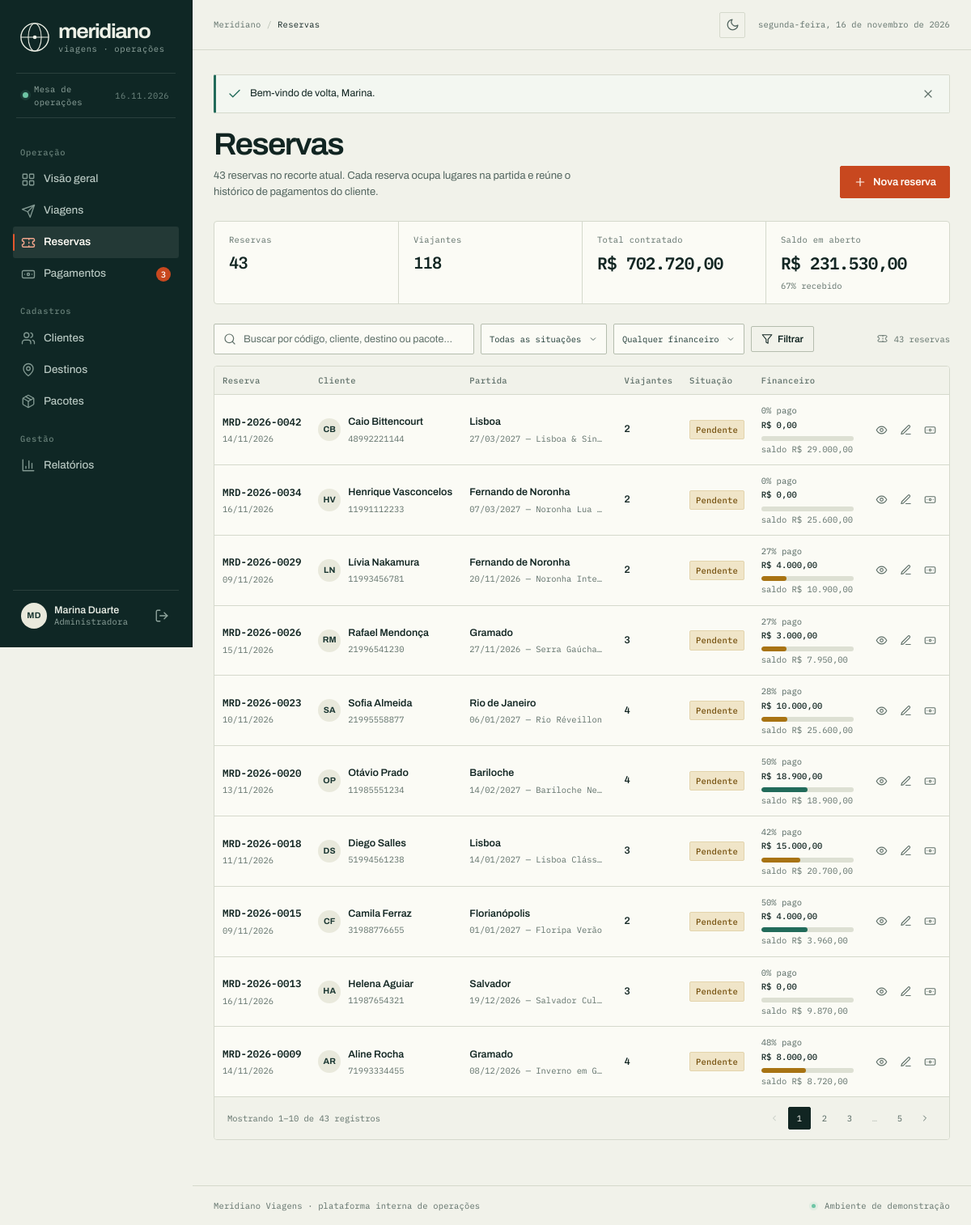
The page /index.php?r=reservas (signed in) on the database its author committed.
### tables this page shows
CREATE TABLE reservas (
  id             INT UNSIGNED AUTO_INCREMENT PRIMARY KEY,
  codigo         VARCHAR(24) NOT NULL UNIQUE,
  cliente_id     INT UNSIGNED NOT NULL,
  viagem_id      INT UNSIGNED NOT NULL,
  data_reserva   DATE NOT NULL,
  viajantes      TINYINT UNSIGNED NOT NULL DEFAULT 1,
  valor_total    DECIMAL(10,2) NOT NULL,
  status         ENUM('pendente', 'confirmada', 'cancelada') NOT NULL DEFAULT 'pendente',
  observacoes    TEXT NULL,
  criado_em      TIMESTAMP NOT NULL DEFAULT CURRENT_TIMESTAMP,
  CONSTRAINT fk_reservas_cliente FOREIGN KEY (cliente_id)
    REFERENCES clientes (id) ON UPDATE CASCADE ON DELETE RESTRICT,
  CONSTRAINT fk_reservas_viagem FOREIGN KEY (viagem_id)
    REFERENCES viagens (id) ON UPDATE CASCADE ON DELETE RESTRICT,
  INDEX idx_reservas_viagem (viagem_id),
  INDEX idx_reservas_cliente (cliente_id),
  INDEX idx_reservas_status (status)
);

### app/helpers.php (called while the page is built, shortened)
<?php
function e(mixed $value): string
{
    return htmlspecialchars((string) $value, ENT_QUOTES | ENT_SUBSTITUTE, 'UTF-8');
}
function base_url(): string
{
    $script = str_replace('\\', '/', $_SERVER['SCRIPT_NAME'] ?? '/index.php');
    $base = rtrim(dirname($script), '/.');
    return $base === '/' ? '' : $base;
}
function url(string $rota = 'dashboard', array $params = []): string
{
    $params = array_merge(['r' => $rota], $params);
    return base_url() . '/index.php?' . http_build_query($params);
}
function query(string $campo, mixed $default = ''): mixed
{
    $valor = $_GET[$campo] ?? $default;
    return is_string($valor) ? trim($valor) : $valor;
}
function pagina_atual(): int
{
    return max(1, (int) ($_GET['pagina'] ?? 1));
}
function render(string $view, array $dados = [], string $layout = 'layout'): void
{
    $arquivo = VIEWS_PATH . '/' . $view . '.php';
    extract($dados, EXTR_SKIP);
    include $arquivo;
}
function money(float|int|string|null $valor): string
{
    $numero = (float) ($valor ?? 0);
    $formatado = number_format(abs($numero), 2, ',', '.');
    return ($numero < 0 ? '−' : '') . 'R$ ' . $formatado;
}
function data_br(?string $data): string
{
    $dt = DateTimeImmutable::createFromFormat('!Y-m-d', substr($data, 0, 10));
    return $dt ? $dt->format('d/m/Y') : '—';
}
function iniciais(?string $nome): string
{
    $partes = preg_split('/\s+/', trim((string) $nome)) ?: [];
    $partes = array_values(array_filter($partes));
    $primeira = mb_substr($partes[0], 0, 1);
    $ultima = count($partes) > 1 ? mb_substr(end($partes), 0, 1) : '';
    return mb_strtoupper($primeira . $ultima);
}
function status_reserva_label(string $status): string
{
    return [
        'pendente'  => 'Pendente',
        'confirmada' => 'Confirmada',
        'cancelada' => 'Cancelada',
    ][$status] ?? ucfirst($status);
}
function badge_tom(string $status): string
{
    return match ($status) {
        'confirmada', 'pago', 'concluida' => 'success',
        'pendente', 'em_andamento', 'planejada' => 'warning',
        'cancelada', 'estornado' => 'danger',
        default => 'neutral',
    };
}
function paginar(int $total, int $porPagina = 10): array
{
    $paginas = max(1, (int) ceil($total / $porPagina));
    $pagina = min(max(1, pagina_atual()), $paginas);
    return [
        'total'      => $total,
        'por_pagina' => $porPagina,
        'pagina'     => $pagina,
        'paginas'    => $paginas,
        'offset'     => ($pagina - 1) * $porPagina,
        'inicio'     => $total === 0 ? 0 : (($pagina - 1) * $porPagina) + 1,
        'fim'        => min($pagina * $porPagina, $total),
    ];
}

### index.php (called while the page is built, shortened)
<?php
$rota = isset($_GET['r']) && is_string($_GET['r']) ? $_GET['r'] : 'dashboard';
$rotas = [
    'login'      => __DIR__ . '/controllers/auth.php',
    'logout'     => __DIR__ . '/controllers/auth.php',
    'dashboard'  => __DIR__ . '/controllers/dashboard.php',
    'clientes'   => __DIR__ . '/controllers/clientes.php',
    'destinos'   => __DIR__ . '/controllers/destinos.php',
    'pacotes'    => __DIR__ . '/controllers/pacotes.php',
    'viagens'    => __DIR__ . '/controllers/viagens.php',
    'reservas'   => __DIR__ . '/controllers/reservas.php',
    'pagamentos' => __DIR__ . '/controllers/pagamentos.php',
    'relatorios' => __DIR__ . '/controllers/relatorios.php',
    'perfil'     => __DIR__ . '/controllers/perfil.php',
];
require $rotas[$rota];

### app/db.php (called while the page is built, shortened)
<?php
function db(): PDO
{
    static $pdo = null;
    if ($pdo instanceof PDO) {
        return $pdo;
    }
    $config = $GLOBALS['config']['db'];
    $dsn = sprintf(
        'mysql:host=%s;dbname=%s;charset=%s',
        $config['host'],
        $config['name'],
        $config['charset']
    );
    try {
        $pdo = new PDO($dsn, $config['user'], $config['pass'], [
            PDO::ATTR_ERRMODE            => PDO::ERRMODE_EXCEPTION,
            PDO::ATTR_DEFAULT_FETCH_MODE => PDO::FETCH_ASSOC,
            PDO::ATTR_EMULATE_PREPARES   => false,
        ]);
    } catch (PDOException $exception) {
        error_log('Falha na conexão com o banco: ' . $exception->getMessage());
        http_response_code(500);
        $detalhe = !empty($GLOBALS['config']['debug'])
            ? $exception->getMessage()
            : null;
        include VIEWS_PATH . '/erros/banco.php';
        exit;
    }
    return $pdo;
}
function db_all(string $sql, array $params = []): array
{
    $stmt = db()->prepare($sql);
    $stmt->execute($params);
    return $stmt->fetchAll();
}
function db_one(string $sql, array $params = []): ?array
{
    $stmt = db()->prepare($sql);
    $stmt->execute($params);
    $row = $stmt->fetch();
    return $row === false ? null : $row;
}
function db_value(string $sql, array $params = [], mixed $default = null): mixed
{
    $stmt = db()->prepare($sql);
    $stmt->execute($params);
    $value = $stmt->fetchColumn();
    return $value === false ? $default : $value;
}

### views/reservas/index.php (the view, shortened to what this page needs)
<?php
$percentualRecebido = (float) $resumo['contratado'] > 0
    ? min(100, (int) round(((float) $resumo['pago'] / (float) $resumo['contratado']) * 100))
    : 0;
?>
<div class="page-head">
    <div class="page-head__copy">
        <h1>Reservas</h1>
        <p class="page-head__sub"><?= (int) $total ?> reserva<?= $total === 1 ? '' : 's' ?> no recorte atual. Cada reserva ocupa lugares na partida e reúne o histórico de pagamentos do cliente.</p>
    </div>
    <div class="page-head__actions">
        <a class="button button--primary" href="<?= url('reservas', ['acao' => 'novo']) ?>"><?= icon('plus', 'icon', 16) ?> Nova reserva</a>
    </div>
</div>
<section class="stat-strip" aria-label="Resumo das reservas filtradas">
    <div class="stat">
        <p class="stat__label">Reservas</p>
        <p class="stat__value"><?= (int) $resumo['total'] ?></p>
    </div>
    <div class="stat">
        <p class="stat__label">Viajantes</p>
        <p class="stat__value"><?= (int) $resumo['viajantes'] ?></p>
    </div>
    <div class="stat">
        <p class="stat__label">Total contratado</p>
        <p class="stat__value mono"><?= e(money($resumo['contratado'])) ?></p>
    </div>
    <div class="stat">
        <p class="stat__label">Saldo em aberto</p>
        <p class="stat__value mono"><?= e(money($resumo['aberto'])) ?></p>
        <p class="stat__meta"><?= $percentualRecebido ?>% recebido</p>
    </div>
</section>
<form class="toolbar" method="get" action="<?= url('reservas') ?>" role="search">
    <div class="toolbar__search">
        <input type="search" id="busca-reservas" name="busca" value="<?= e($busca) ?>"
               placeholder="Buscar por código, cliente, destino ou pacote…" autocomplete="off">
    </div>
    <div class="toolbar__filters">
        <select id="filtro-status" name="status">
            <option value="">Todas as situações</option>
        </select>
        <select id="filtro-financeiro" name="financeiro">
            <option value="">Qualquer financeiro</option>
        </select>
        <button class="button button--secondary button--small" type="submit"><?= icon('filter', 'icon', 14) ?> Filtrar</button>
    </div>
    <span class="list-meta" style="margin: 0;"><?= icon('ticket', 'icon', 13) ?> <?= (int) $total ?> reservas</span>
</form>
<section class="panel panel--flush">
    <?php if ($reservas): ?>
        <div class="table-wrap">
            <table class="data-table">
                <thead>
                    <tr>
                        <th scope="col">Reserva</th>
                        <th scope="col">Cliente</th>
                        <th scope="col">Partida</th>
                        <th scope="col">Viajantes</th>
                        <th scope="col">Situação</th>
                        <th scope="col">Financeiro</th>
                        <th scope="col"><span class="sr-only">Ações</span></th>
                    </tr>
                </thead>
                <tbody>
                    <?php foreach ($reservas as $item): ?>
                        <?php
                        $pago = (float) $item['valor_pago'];
                        $totalReserva = (float) $item['valor_total'];
                        $saldo = max(0, $totalReserva - $pago);
                        $percentual = $totalReserva > 0 ? min(100, (int) round(($pago / $totalReserva) * 100)) : 0;
                        ?>
                        <tr>
                            <td>
                                <a class="cell-main mono" href="<?= url('reservas', ['acao' => 'ver', 'id' => $item['id']]) ?>"><?= e($item['codigo']) ?></a>
                                <div class="cell-sub"><?= e(data_br($item['data_reserva'])) ?></div>
                            </td>
                            <td>
                                <div class="person-cell">
                                    <span class="avatar"><?= e(iniciais($item['cliente_nome'])) ?></span>
                                    <div class="person-cell__copy">
                                        <a class="cell-main" href="<?= url('clientes', ['acao' => 'ver', 'id' => $item['cliente_id']]) ?>"><?= e($item['cliente_nome']) ?></a>
                                        <div class="cell-sub"><?= e($item['cliente_telefone']) ?></div>
                                    </div>
                                </div>
                            </td>
                            <td>
                                <span class="cell-main"><?= e($item['destino_nome']) ?></span>
                                <div class="cell-sub cell-sub--clip" title="<?= e(data_br($item['data_ida']) . ' — ' . $item['pacote_titulo']) ?>"><?= e(data_br($item['data_ida'])) ?> — <?= e($item['pacote_titulo']) ?></div>
                            </td>
                            <td class="cell-strong"><?= (int) $item['viajantes'] ?></td>
                            <td>
                                <span class="badge badge--<?= e(badge_tom($item['status'])) ?>"><?= e(status_reserva_label($item['status'])) ?></span>
                            </td>
                            <td>
                                <div class="progress progress--finance">
                                    <div class="progress__head">
                                        <span><?= $percentual ?>% pago</span>
                                        <strong><?= e(money($pago)) ?></strong>
                                    </div>
                                    <div class="progress__track">
                                        <div class="progress__fill <?= $percentual >= 100 ? 'progress__fill--full' : ($percentual < 50 ? 'progress__fill--warn' : '') ?>"
                                             style="width: <?= $percentual ?>%"></div>
                                    </div>
                                </div>
                                <div class="cell-sub">saldo <?= e(money($saldo)) ?></div>
                            </td>
                            <td class="cell-actions">
                                <div class="cell-actions__group">
                                    <a class="action-link" href="<?= url('reservas', ['acao' => 'ver', 'id' => $item['id']]) ?>" aria-label="Abrir reserva <?= e($item['codigo']) ?>" title="Abrir reserva">
                                        <?= icon('eye', 'icon', 15) ?>
                                    </a>
                                    <a class="action-link" href="<?= url('reservas', ['acao' => 'editar', 'id' => $item['id']]) ?>" aria-label="Editar reserva <?= e($item['codigo']) ?>" title="Editar">
                                        <?= icon('edit', 'icon', 15) ?>
                                    </a>
                                    <a class="action-link" href="<?= url('pagamentos', ['acao' => 'novo', 'reserva_id' => $item['id']]) ?>" aria-label="Adicionar pagamento à reserva <?= e($item['codigo']) ?>" title="Adicionar pagamento">
                                        <?= icon('banknote', 'icon', 15) ?>
                                    </a>
                                </div>
                            </td>
                        </tr>
                    <?php endforeach; ?>
                </tbody>
            </table>
        </div>
        <?php include VIEWS_PATH . '/partials/pagination.php'; ?>
    <?php endif; ?>
</section>

### app/icons.php (shortened to what this page needs)
<?php
function icon(string $nome, string $classe = 'icon', int $tamanho = 20): string
{
    $path = $icones[$nome] ?? $icones['info'];
    return '<svg class="' . e($classe) . '" width="' . $tamanho . '" height="' . $tamanho
        . '" viewBox="0 0 24 24" fill="none" stroke="currentColor" stroke-width="1.8"'
        . ' stroke-linecap="round" stroke-linejoin="round" aria-hidden="true">' . $path . '</svg>';
}

### rows shown on the page
reservas: codigo "MRD-2026-0042", data_reserva "14/11/2026", cliente_nome "CB", cliente_nome "Caio Bittencourt", cliente_telefone "48992221144", destino_nome "Lisboa", data_ida "27/03/2027", pacote_titulo "Lisboa & Sin…", viajantes "2", status "Pendente", percentual "0", pago "R$ 0,00", saldo "R$ 29.000,00", $tamanho 15 (drawn)
reservas: codigo "MRD-2026-0034", data_reserva "16/11/2026", cliente_nome "HV", cliente_nome "Henrique Vasconcelos", cliente_telefone "11991112233", destino_nome "Fernando de Noronha", data_ida "07/03/2027", pacote_titulo "Noronha Lua…", viajantes "2", status "Pendente", percentual "0", pago "R$ 0,00", saldo "R$ 25.600,00", $tamanho 15 (drawn)
reservas: codigo "MRD-2026-0029", data_reserva "09/11/2026", cliente_nome "LN", cliente_nome "Lívia Nakamura", cliente_telefone "11993456781", destino_nome "Fernando de Noronha", data_ida "20/11/2026", pacote_titulo "Noronha Inte…", viajantes "2", status "Pendente", percentual "27", pago "R$ 4.000,00", saldo "R$ 10.900,00", $tamanho 15 (drawn)
reservas: codigo "MRD-2026-0026", data_reserva "15/11/2026", cliente_nome "RM", cliente_nome "Rafael Mendonça", cliente_telefone "21996541230", destino_nome "Gramado", data_ida "27/11/2026", pacote_titulo "Serra Gaúcha…", viajantes "3", status "Pendente", percentual "27", pago "R$ 3.000,00", saldo "R$ 7.950,00", $tamanho 15 (drawn)
reservas: codigo "MRD-2026-0023", data_reserva "10/11/2026", cliente_nome "SA", cliente_nome "Sofia Almeida", cliente_telefone "21995558877", destino_nome "Rio de Janeiro", data_ida "06/01/2027", pacote_titulo "Rio Réveillon", viajantes "4", status "Pendente", percentual "28", pago "R$ 10.000,00", valor_total 35600 (drawn), saldo "R$ 25.600,00", $tamanho 15 (drawn)
reservas: codigo "MRD-2026-0020", data_reserva "13/11/2026", cliente_nome "OP", cliente_nome "Otávio Prado", cliente_telefone "11985551234", destino_nome "Bariloche", data_ida "14/02/2027", pacote_titulo "Bariloche Neve", viajantes "4", status "Pendente", percentual "50", pago "R$ 18.900,00", saldo "R$ 18.900,00", $tamanho 15 (drawn)
reservas: codigo "MRD-2026-0018", data_reserva "11/11/2026", cliente_nome "DS", cliente_nome "Diego Salles", cliente_telefone "51994561238", destino_nome "Lisboa", data_ida "14/01/2027", pacote_titulo "Lisboa Cláss…", viajantes "3", status "Pendente", percentual "42", pago "R$ 15.000,00", valor_total 35700 (drawn), saldo "R$ 20.700,00", $tamanho 15 (drawn)
reservas: codigo "MRD-2026-0015", data_reserva "09/11/2026", cliente_nome "CF", cliente_nome "Camila Ferraz", cliente_telefone "31988776655", destino_nome "Florianópolis", data_ida "01/01/2027", pacote_titulo "Floripa Verão", viajantes "2", status "Pendente", percentual "50", pago "R$ 4.000,00", saldo "R$ 3.960,00", $tamanho 15 (drawn)
reservas: codigo "MRD-2026-0013", data_reserva "16/11/2026", cliente_nome "HA", cliente_nome "Helena Aguiar", cliente_telefone "11987654321", destino_nome "Salvador", data_ida "19/12/2026", pacote_titulo "Salvador Cul…", viajantes "3", status "Pendente", percentual "0", pago "R$ 0,00", saldo "R$ 9.870,00", $tamanho 15 (drawn)
reservas: codigo "MRD-2026-0009", data_reserva "14/11/2026", cliente_nome "AR", cliente_nome "Aline Rocha", cliente_telefone "71993334455", destino_nome "Gramado", data_ida "08/12/2026", pacote_titulo "Inverno em G…", viajantes "4", status "Pendente", percentual "48", pago "R$ 8.000,00", valor_total 16720 (drawn), saldo "R$ 8.720,00", $tamanho 15 (drawn)

### other values the page prints
$item['label'] "Visão geral"
$item['label'] "Viagens"
$item['label'] "Reservas"
$item['label'] "Pagamentos"
$item['badge'] "3"
$item['label'] "Clientes"
$item['label'] "Destinos"
$item['label'] "Pacotes"
$item['label'] "Relatórios"
iniciais($usuario['nome'] ?? '') "MD"
$usuario['nome'] "Marina Duarte"
$secaoAtual "Reservas"
data_extenso() "segunda-feira, 16 de novembro de 2026"
$mensagem['mensagem'] "Bem-vindo de volta, Marina."
$total "43"
